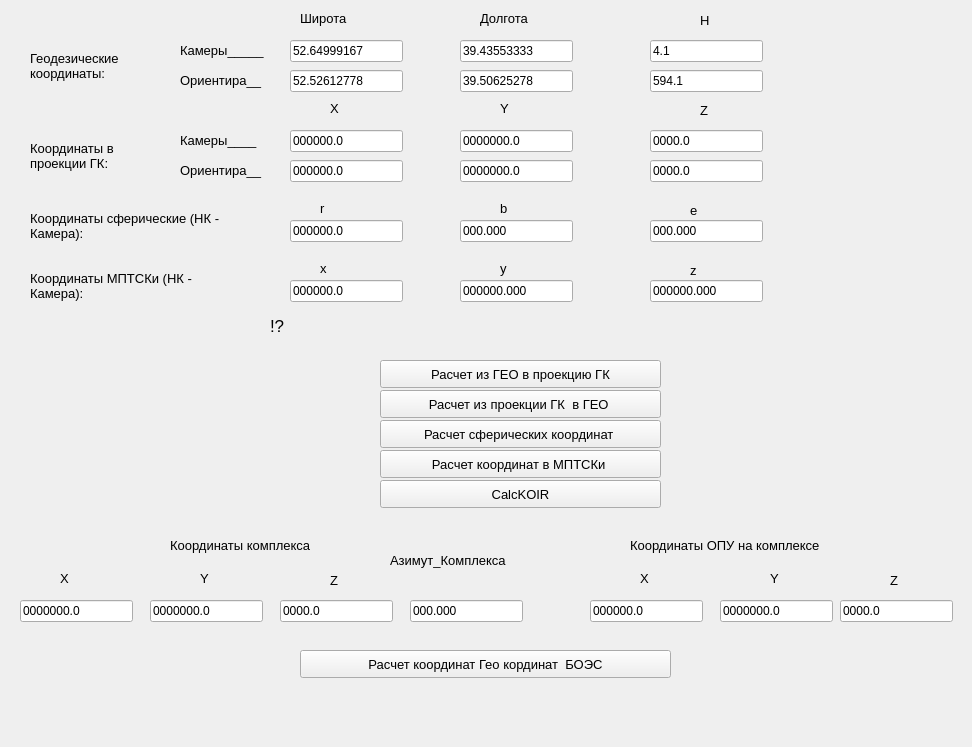
<?xml version="1.0" encoding="UTF-8"?>
<ui version="4.0">
 <class>MainWindow</class>
 <widget class="QMainWindow" name="MainWindow">
  <property name="geometry">
   <rect>
    <x>0</x>
    <y>0</y>
    <width>972</width>
    <height>747</height>
   </rect>
  </property>
  <property name="windowTitle">
   <string>Пересчеты координат ГЕО, ГК, Сфер, МПТСКи</string>
  </property>
  <widget class="QWidget" name="centralWidget">
   <widget class="QLabel" name="label_7">
    <property name="geometry">
     <rect>
      <x>330</x>
      <y>100</y>
      <width>21</width>
      <height>16</height>
     </rect>
    </property>
    <property name="font">
     <font>
      <pointsize>10</pointsize>
     </font>
    </property>
    <property name="text">
     <string>X</string>
    </property>
   </widget>
   <widget class="QLineEdit" name="lineEdit_H">
    <property name="geometry">
     <rect>
      <x>650</x>
      <y>70</y>
      <width>113</width>
      <height>22</height>
     </rect>
    </property>
    <property name="text">
     <string>594.1</string>
    </property>
   </widget>
   <widget class="QLabel" name="label_6">
    <property name="geometry">
     <rect>
      <x>700</x>
      <y>100</y>
      <width>21</width>
      <height>20</height>
     </rect>
    </property>
    <property name="font">
     <font>
      <pointsize>10</pointsize>
     </font>
    </property>
    <property name="text">
     <string>Z</string>
    </property>
   </widget>
   <widget class="QLabel" name="label_2">
    <property name="geometry">
     <rect>
      <x>480</x>
      <y>10</y>
      <width>71</width>
      <height>16</height>
     </rect>
    </property>
    <property name="font">
     <font>
      <pointsize>10</pointsize>
     </font>
    </property>
    <property name="text">
     <string>Долгота</string>
    </property>
   </widget>
   <widget class="QLineEdit" name="lineEdit_Z_GK">
    <property name="geometry">
     <rect>
      <x>650</x>
      <y>160</y>
      <width>113</width>
      <height>22</height>
     </rect>
    </property>
    <property name="text">
     <string>0000.0</string>
    </property>
   </widget>
   <widget class="QLabel" name="label_4">
    <property name="geometry">
     <rect>
      <x>30</x>
      <y>30</y>
      <width>141</width>
      <height>71</height>
     </rect>
    </property>
    <property name="font">
     <font>
      <pointsize>10</pointsize>
     </font>
    </property>
    <property name="acceptDrops">
     <bool>true</bool>
    </property>
    <property name="midLineWidth">
     <number>0</number>
    </property>
    <property name="text">
     <string>Геодезические координаты:</string>
    </property>
    <property name="wordWrap">
     <bool>true</bool>
    </property>
   </widget>
   <widget class="QLabel" name="label_5">
    <property name="geometry">
     <rect>
      <x>30</x>
      <y>120</y>
      <width>141</width>
      <height>71</height>
     </rect>
    </property>
    <property name="font">
     <font>
      <pointsize>10</pointsize>
     </font>
    </property>
    <property name="text">
     <string>Координаты в проекции ГК:</string>
    </property>
    <property name="wordWrap">
     <bool>true</bool>
    </property>
   </widget>
   <widget class="QLineEdit" name="lineEdit_B">
    <property name="geometry">
     <rect>
      <x>290</x>
      <y>70</y>
      <width>113</width>
      <height>22</height>
     </rect>
    </property>
    <property name="text">
     <string>52.52612778 </string>
    </property>
   </widget>
   <widget class="QLineEdit" name="lineEdit_X_GK">
    <property name="geometry">
     <rect>
      <x>290</x>
      <y>160</y>
      <width>113</width>
      <height>22</height>
     </rect>
    </property>
    <property name="text">
     <string>000000.0</string>
    </property>
   </widget>
   <widget class="QLineEdit" name="lineEdit_Y_GK">
    <property name="geometry">
     <rect>
      <x>460</x>
      <y>160</y>
      <width>113</width>
      <height>22</height>
     </rect>
    </property>
    <property name="text">
     <string>0000000.0</string>
    </property>
   </widget>
   <widget class="QLabel" name="label_3">
    <property name="geometry">
     <rect>
      <x>700</x>
      <y>10</y>
      <width>31</width>
      <height>20</height>
     </rect>
    </property>
    <property name="font">
     <font>
      <pointsize>10</pointsize>
     </font>
    </property>
    <property name="text">
     <string>H</string>
    </property>
   </widget>
   <widget class="QLabel" name="label">
    <property name="geometry">
     <rect>
      <x>300</x>
      <y>10</y>
      <width>71</width>
      <height>16</height>
     </rect>
    </property>
    <property name="font">
     <font>
      <pointsize>10</pointsize>
     </font>
    </property>
    <property name="text">
     <string>Широта</string>
    </property>
   </widget>
   <widget class="QPushButton" name="CalcGeoToGK">
    <property name="geometry">
     <rect>
      <x>380</x>
      <y>360</y>
      <width>281</width>
      <height>28</height>
     </rect>
    </property>
    <property name="font">
     <font>
      <pointsize>10</pointsize>
     </font>
    </property>
    <property name="text">
     <string>Расчет из ГЕО в проекцию ГК</string>
    </property>
   </widget>
   <widget class="QPushButton" name="CalcGKtoGeo">
    <property name="geometry">
     <rect>
      <x>380</x>
      <y>390</y>
      <width>281</width>
      <height>28</height>
     </rect>
    </property>
    <property name="font">
     <font>
      <pointsize>10</pointsize>
     </font>
    </property>
    <property name="text">
     <string>Расчет из проекции ГК  в ГЕО </string>
    </property>
   </widget>
   <widget class="QLineEdit" name="lineEdit_L">
    <property name="geometry">
     <rect>
      <x>460</x>
      <y>70</y>
      <width>113</width>
      <height>22</height>
     </rect>
    </property>
    <property name="text">
     <string>39.50625278 </string>
    </property>
   </widget>
   <widget class="QLabel" name="label_8">
    <property name="geometry">
     <rect>
      <x>500</x>
      <y>100</y>
      <width>21</width>
      <height>16</height>
     </rect>
    </property>
    <property name="font">
     <font>
      <pointsize>10</pointsize>
     </font>
    </property>
    <property name="text">
     <string>Y</string>
    </property>
   </widget>
   <widget class="QLineEdit" name="lineEdit_L_KAM">
    <property name="geometry">
     <rect>
      <x>460</x>
      <y>40</y>
      <width>113</width>
      <height>22</height>
     </rect>
    </property>
    <property name="text">
     <string>39.43553333 </string>
    </property>
   </widget>
   <widget class="QLineEdit" name="lineEdit_B_KAM">
    <property name="geometry">
     <rect>
      <x>290</x>
      <y>40</y>
      <width>113</width>
      <height>22</height>
     </rect>
    </property>
    <property name="text">
     <string>52.64999167 </string>
    </property>
   </widget>
   <widget class="QLineEdit" name="lineEdit_H_KAM">
    <property name="geometry">
     <rect>
      <x>650</x>
      <y>40</y>
      <width>113</width>
      <height>22</height>
     </rect>
    </property>
    <property name="text">
     <string>4.1</string>
    </property>
   </widget>
   <widget class="QLabel" name="label_9">
    <property name="geometry">
     <rect>
      <x>180</x>
      <y>40</y>
      <width>101</width>
      <height>21</height>
     </rect>
    </property>
    <property name="font">
     <font>
      <pointsize>10</pointsize>
     </font>
    </property>
    <property name="acceptDrops">
     <bool>true</bool>
    </property>
    <property name="midLineWidth">
     <number>0</number>
    </property>
    <property name="text">
     <string>Камеры_____</string>
    </property>
    <property name="wordWrap">
     <bool>true</bool>
    </property>
   </widget>
   <widget class="QLabel" name="label_10">
    <property name="geometry">
     <rect>
      <x>180</x>
      <y>70</y>
      <width>101</width>
      <height>21</height>
     </rect>
    </property>
    <property name="font">
     <font>
      <pointsize>10</pointsize>
     </font>
    </property>
    <property name="acceptDrops">
     <bool>true</bool>
    </property>
    <property name="midLineWidth">
     <number>0</number>
    </property>
    <property name="text">
     <string>Ориентира__</string>
    </property>
    <property name="wordWrap">
     <bool>true</bool>
    </property>
   </widget>
   <widget class="QLabel" name="label_11">
    <property name="geometry">
     <rect>
      <x>180</x>
      <y>160</y>
      <width>111</width>
      <height>21</height>
     </rect>
    </property>
    <property name="font">
     <font>
      <pointsize>10</pointsize>
     </font>
    </property>
    <property name="acceptDrops">
     <bool>true</bool>
    </property>
    <property name="midLineWidth">
     <number>0</number>
    </property>
    <property name="text">
     <string>Ориентира__</string>
    </property>
    <property name="wordWrap">
     <bool>true</bool>
    </property>
   </widget>
   <widget class="QLabel" name="label_12">
    <property name="geometry">
     <rect>
      <x>180</x>
      <y>130</y>
      <width>101</width>
      <height>21</height>
     </rect>
    </property>
    <property name="font">
     <font>
      <pointsize>10</pointsize>
     </font>
    </property>
    <property name="acceptDrops">
     <bool>true</bool>
    </property>
    <property name="midLineWidth">
     <number>0</number>
    </property>
    <property name="text">
     <string>Камеры____</string>
    </property>
    <property name="wordWrap">
     <bool>true</bool>
    </property>
   </widget>
   <widget class="QLineEdit" name="lineEdit_Z_GK_KAM">
    <property name="geometry">
     <rect>
      <x>650</x>
      <y>130</y>
      <width>113</width>
      <height>22</height>
     </rect>
    </property>
    <property name="text">
     <string>0000.0</string>
    </property>
   </widget>
   <widget class="QLineEdit" name="lineEdit_X_GK_KAM">
    <property name="geometry">
     <rect>
      <x>290</x>
      <y>130</y>
      <width>113</width>
      <height>22</height>
     </rect>
    </property>
    <property name="text">
     <string>000000.0</string>
    </property>
   </widget>
   <widget class="QLineEdit" name="lineEdit_Y_GK_KAM">
    <property name="geometry">
     <rect>
      <x>460</x>
      <y>130</y>
      <width>113</width>
      <height>22</height>
     </rect>
    </property>
    <property name="text">
     <string>0000000.0</string>
    </property>
   </widget>
   <widget class="QLabel" name="label_13">
    <property name="geometry">
     <rect>
      <x>30</x>
      <y>190</y>
      <width>231</width>
      <height>71</height>
     </rect>
    </property>
    <property name="font">
     <font>
      <pointsize>10</pointsize>
     </font>
    </property>
    <property name="text">
     <string>Координаты сферические (НК - Камера):</string>
    </property>
    <property name="wordWrap">
     <bool>true</bool>
    </property>
   </widget>
   <widget class="QLineEdit" name="lineEdit_e_or">
    <property name="geometry">
     <rect>
      <x>650</x>
      <y>220</y>
      <width>113</width>
      <height>22</height>
     </rect>
    </property>
    <property name="text">
     <string>000.000</string>
    </property>
   </widget>
   <widget class="QLineEdit" name="lineEdit_r_or">
    <property name="geometry">
     <rect>
      <x>290</x>
      <y>220</y>
      <width>113</width>
      <height>22</height>
     </rect>
    </property>
    <property name="text">
     <string>000000.0</string>
    </property>
   </widget>
   <widget class="QLineEdit" name="lineEdit_b_or">
    <property name="geometry">
     <rect>
      <x>460</x>
      <y>220</y>
      <width>113</width>
      <height>22</height>
     </rect>
    </property>
    <property name="text">
     <string>000.000</string>
    </property>
   </widget>
   <widget class="QLabel" name="label_14">
    <property name="geometry">
     <rect>
      <x>500</x>
      <y>200</y>
      <width>21</width>
      <height>16</height>
     </rect>
    </property>
    <property name="font">
     <font>
      <pointsize>10</pointsize>
     </font>
    </property>
    <property name="text">
     <string>b</string>
    </property>
   </widget>
   <widget class="QLabel" name="label_15">
    <property name="geometry">
     <rect>
      <x>320</x>
      <y>200</y>
      <width>21</width>
      <height>16</height>
     </rect>
    </property>
    <property name="font">
     <font>
      <pointsize>10</pointsize>
     </font>
    </property>
    <property name="text">
     <string>r</string>
    </property>
   </widget>
   <widget class="QLabel" name="label_16">
    <property name="geometry">
     <rect>
      <x>690</x>
      <y>200</y>
      <width>21</width>
      <height>20</height>
     </rect>
    </property>
    <property name="font">
     <font>
      <pointsize>10</pointsize>
     </font>
    </property>
    <property name="text">
     <string>e</string>
    </property>
   </widget>
   <widget class="QPushButton" name="CalcSfer">
    <property name="geometry">
     <rect>
      <x>380</x>
      <y>420</y>
      <width>281</width>
      <height>28</height>
     </rect>
    </property>
    <property name="font">
     <font>
      <pointsize>10</pointsize>
     </font>
    </property>
    <property name="text">
     <string>Расчет сферических координат </string>
    </property>
   </widget>
   <widget class="QLabel" name="label_Attention">
    <property name="geometry">
     <rect>
      <x>270</x>
      <y>310</y>
      <width>511</width>
      <height>31</height>
     </rect>
    </property>
    <property name="font">
     <font>
      <pointsize>13</pointsize>
     </font>
    </property>
    <property name="text">
     <string>!?</string>
    </property>
   </widget>
   <widget class="QPushButton" name="CalcMPTSKi">
    <property name="geometry">
     <rect>
      <x>380</x>
      <y>450</y>
      <width>281</width>
      <height>28</height>
     </rect>
    </property>
    <property name="font">
     <font>
      <pointsize>10</pointsize>
     </font>
    </property>
    <property name="text">
     <string>Расчет координат в МПТСКи </string>
    </property>
   </widget>
   <widget class="QLabel" name="label_17">
    <property name="geometry">
     <rect>
      <x>30</x>
      <y>250</y>
      <width>181</width>
      <height>71</height>
     </rect>
    </property>
    <property name="font">
     <font>
      <pointsize>10</pointsize>
     </font>
    </property>
    <property name="text">
     <string>Координаты МПТСКи (НК - Камера):</string>
    </property>
    <property name="wordWrap">
     <bool>true</bool>
    </property>
   </widget>
   <widget class="QLabel" name="label_18">
    <property name="geometry">
     <rect>
      <x>320</x>
      <y>260</y>
      <width>21</width>
      <height>16</height>
     </rect>
    </property>
    <property name="font">
     <font>
      <pointsize>10</pointsize>
     </font>
    </property>
    <property name="text">
     <string>x</string>
    </property>
   </widget>
   <widget class="QLabel" name="label_19">
    <property name="geometry">
     <rect>
      <x>500</x>
      <y>260</y>
      <width>21</width>
      <height>16</height>
     </rect>
    </property>
    <property name="font">
     <font>
      <pointsize>10</pointsize>
     </font>
    </property>
    <property name="text">
     <string>y</string>
    </property>
   </widget>
   <widget class="QLineEdit" name="lineEdit_y_or">
    <property name="geometry">
     <rect>
      <x>460</x>
      <y>280</y>
      <width>113</width>
      <height>22</height>
     </rect>
    </property>
    <property name="text">
     <string>000000.000</string>
    </property>
   </widget>
   <widget class="QLabel" name="label_20">
    <property name="geometry">
     <rect>
      <x>690</x>
      <y>260</y>
      <width>21</width>
      <height>20</height>
     </rect>
    </property>
    <property name="font">
     <font>
      <pointsize>10</pointsize>
     </font>
    </property>
    <property name="text">
     <string>z</string>
    </property>
   </widget>
   <widget class="QLineEdit" name="lineEdit_z_or">
    <property name="geometry">
     <rect>
      <x>650</x>
      <y>280</y>
      <width>113</width>
      <height>22</height>
     </rect>
    </property>
    <property name="text">
     <string>000000.000</string>
    </property>
   </widget>
   <widget class="QLineEdit" name="lineEdit_x_or">
    <property name="geometry">
     <rect>
      <x>290</x>
      <y>280</y>
      <width>113</width>
      <height>22</height>
     </rect>
    </property>
    <property name="text">
     <string>000000.0</string>
    </property>
   </widget>
   <widget class="QLabel" name="label_21">
    <property name="geometry">
     <rect>
      <x>170</x>
      <y>530</y>
      <width>181</width>
      <height>31</height>
     </rect>
    </property>
    <property name="font">
     <font>
      <pointsize>10</pointsize>
     </font>
    </property>
    <property name="text">
     <string>Координаты комплекса</string>
    </property>
    <property name="wordWrap">
     <bool>true</bool>
    </property>
   </widget>
   <widget class="QLineEdit" name="lineEdit_Lat_kmplx">
    <property name="geometry">
     <rect>
      <x>20</x>
      <y>600</y>
      <width>113</width>
      <height>22</height>
     </rect>
    </property>
    <property name="text">
     <string>0000000.0</string>
    </property>
   </widget>
   <widget class="QLineEdit" name="lineEdit_longt_kmplx">
    <property name="geometry">
     <rect>
      <x>150</x>
      <y>600</y>
      <width>113</width>
      <height>22</height>
     </rect>
    </property>
    <property name="text">
     <string>0000000.0</string>
    </property>
   </widget>
   <widget class="QLineEdit" name="lineEdit_Z_kmplx">
    <property name="geometry">
     <rect>
      <x>280</x>
      <y>600</y>
      <width>113</width>
      <height>22</height>
     </rect>
    </property>
    <property name="text">
     <string>0000.0</string>
    </property>
   </widget>
   <widget class="QLabel" name="label_22">
    <property name="geometry">
     <rect>
      <x>330</x>
      <y>570</y>
      <width>21</width>
      <height>20</height>
     </rect>
    </property>
    <property name="font">
     <font>
      <pointsize>10</pointsize>
     </font>
    </property>
    <property name="text">
     <string>Z</string>
    </property>
   </widget>
   <widget class="QLabel" name="label_23">
    <property name="geometry">
     <rect>
      <x>200</x>
      <y>570</y>
      <width>21</width>
      <height>16</height>
     </rect>
    </property>
    <property name="font">
     <font>
      <pointsize>10</pointsize>
     </font>
    </property>
    <property name="text">
     <string>Y</string>
    </property>
   </widget>
   <widget class="QLabel" name="label_24">
    <property name="geometry">
     <rect>
      <x>60</x>
      <y>570</y>
      <width>21</width>
      <height>16</height>
     </rect>
    </property>
    <property name="font">
     <font>
      <pointsize>10</pointsize>
     </font>
    </property>
    <property name="text">
     <string>X</string>
    </property>
   </widget>
   <widget class="QLineEdit" name="lineEdit_X_kam_kmplx">
    <property name="geometry">
     <rect>
      <x>590</x>
      <y>600</y>
      <width>113</width>
      <height>22</height>
     </rect>
    </property>
    <property name="text">
     <string>000000.0</string>
    </property>
   </widget>
   <widget class="QLabel" name="label_25">
    <property name="geometry">
     <rect>
      <x>640</x>
      <y>570</y>
      <width>21</width>
      <height>16</height>
     </rect>
    </property>
    <property name="font">
     <font>
      <pointsize>10</pointsize>
     </font>
    </property>
    <property name="text">
     <string>X</string>
    </property>
   </widget>
   <widget class="QLineEdit" name="lineEdit_Y_kam_kmplx">
    <property name="geometry">
     <rect>
      <x>720</x>
      <y>600</y>
      <width>113</width>
      <height>22</height>
     </rect>
    </property>
    <property name="text">
     <string>0000000.0</string>
    </property>
   </widget>
   <widget class="QLineEdit" name="lineEdit_Z_kam_kmplx">
    <property name="geometry">
     <rect>
      <x>840</x>
      <y>600</y>
      <width>113</width>
      <height>22</height>
     </rect>
    </property>
    <property name="text">
     <string>0000.0</string>
    </property>
   </widget>
   <widget class="QLabel" name="label_26">
    <property name="geometry">
     <rect>
      <x>770</x>
      <y>570</y>
      <width>21</width>
      <height>16</height>
     </rect>
    </property>
    <property name="font">
     <font>
      <pointsize>10</pointsize>
     </font>
    </property>
    <property name="text">
     <string>Y</string>
    </property>
   </widget>
   <widget class="QLabel" name="label_27">
    <property name="geometry">
     <rect>
      <x>630</x>
      <y>530</y>
      <width>271</width>
      <height>31</height>
     </rect>
    </property>
    <property name="font">
     <font>
      <pointsize>10</pointsize>
     </font>
    </property>
    <property name="text">
     <string>Координаты ОПУ на комплексе</string>
    </property>
    <property name="wordWrap">
     <bool>true</bool>
    </property>
   </widget>
   <widget class="QLabel" name="label_28">
    <property name="geometry">
     <rect>
      <x>890</x>
      <y>570</y>
      <width>21</width>
      <height>20</height>
     </rect>
    </property>
    <property name="font">
     <font>
      <pointsize>10</pointsize>
     </font>
    </property>
    <property name="text">
     <string>Z</string>
    </property>
   </widget>
   <widget class="QPushButton" name="CalcKamGK">
    <property name="geometry">
     <rect>
      <x>300</x>
      <y>650</y>
      <width>371</width>
      <height>28</height>
     </rect>
    </property>
    <property name="font">
     <font>
      <pointsize>10</pointsize>
     </font>
    </property>
    <property name="text">
     <string>Расчет координат Гео кординат  БОЭС</string>
    </property>
   </widget>
   <widget class="QLineEdit" name="lineEdit_B_kmplx">
    <property name="geometry">
     <rect>
      <x>410</x>
      <y>600</y>
      <width>113</width>
      <height>22</height>
     </rect>
    </property>
    <property name="text">
     <string>000.000</string>
    </property>
   </widget>
   <widget class="QLabel" name="label_29">
    <property name="geometry">
     <rect>
      <x>390</x>
      <y>550</y>
      <width>161</width>
      <height>20</height>
     </rect>
    </property>
    <property name="font">
     <font>
      <pointsize>10</pointsize>
     </font>
    </property>
    <property name="text">
     <string>Азимут_Комплекса </string>
    </property>
   </widget>
   <widget class="QPushButton" name="CalcCOIR">
    <property name="geometry">
     <rect>
      <x>380</x>
      <y>480</y>
      <width>281</width>
      <height>28</height>
     </rect>
    </property>
    <property name="font">
     <font>
      <pointsize>10</pointsize>
     </font>
    </property>
    <property name="text">
     <string>CalcKOIR</string>
    </property>
   </widget>
  </widget>
  <widget class="QMenuBar" name="menuBar">
   <property name="geometry">
    <rect>
     <x>0</x>
     <y>0</y>
     <width>972</width>
     <height>18</height>
    </rect>
   </property>
  </widget>
  <action name="action_3">
   <property name="text">
    <string>Записать</string>
   </property>
  </action>
  <action name="action_4">
   <property name="text">
    <string>Открыть </string>
   </property>
  </action>
  <action name="action_5">
   <property name="text">
    <string>Выход</string>
   </property>
  </action>
 </widget>
 <layoutdefault spacing="6" margin="11"/>
 <resources/>
 <connections/>
</ui>
